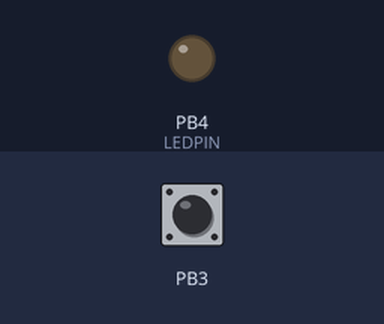
This sketch was run on a simulated ATtiny85, built with avr-gcc and run on an emulated ATtiny85. Shown: output pins drawn as LEDs (lit = HIGH). The test bench sets the inputs (shaded band); at power-on: PB3 LOW.

Above: at 1.2 s.
1.3 s: PB3 driven HIGH
At 2.3 s:
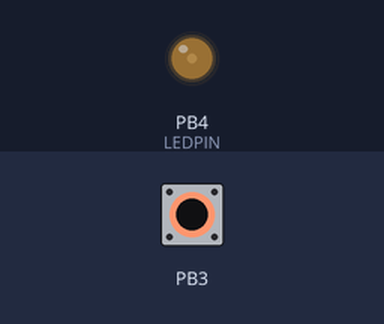
2.8 s: PB3 pulsed LOW 5 times (0.12 s each, 0.3 s apart)
At 3.07 s:
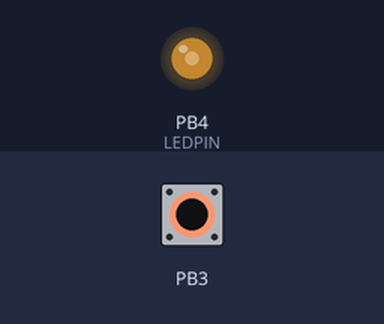
At 3.6 s:
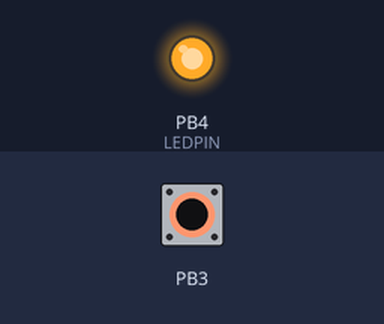
Timing chart, 0 to 5.8 s (numbered marks = the images above; inputs shaded):
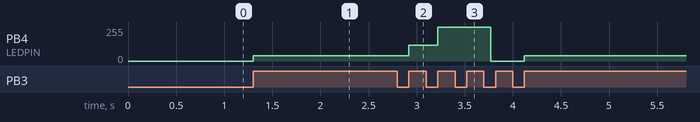

The sketch:

Code1.ino
```cpp
//Includes
#include <avr/io.h>
#include <avr/interrupt.h>

#define INTERRUPTPIN PCINT3 //this is PB1 per the schematic
#define PCINT_VECTOR PCINT0_vect  //this step is not necessary
#define DATADIRECTIONPIN DDB1 //Page 64 of data sheet
#define PORTPIN PB1 //Page 64
#define READPIN PINB1 //page 64
#define LEDPIN 4 //PB4

#define sbi(sfr, bit) (_SFR_BYTE(sfr) |= _BV(bit)) //OR
#define cbi(sfr, bit) (_SFR_BYTE(sfr) &= ~_BV(bit)) //AND

int LED = 4;
int Button = 3;
static volatile byte LEDState; //variable used within ISR must be declared Volatile.
bool Flash = LOW;
int State = 0;
/*
   0: off
   1: low
   2: med
   3: high
   4: 2Hz blink at low intensity
*/

unsigned long t1 = 0; //current time
unsigned long t2 = 0; // previous time

void setup() {
  cli();//disable interrupts during setup
  pinMode(LEDPIN, OUTPUT); //we can use standard arduino style for this as an example
  digitalWrite(LEDPIN, LOW); //set the LED to LOW
  LEDState = 0; //we use 0 for Low state and 1 for High
  PCMSK |= (1 << INTERRUPTPIN); //sbi(PCMSK,INTERRUPTPIN) also works but I think this is more clear // tell pin change mask to listen to pin2 /pb3 //SBI
  GIMSK |= (1 << PCIE);   // enable PCINT interrupt in the general interrupt mask //SBI

  DDRB &= ~(1 << DATADIRECTIONPIN); //cbi(DDRB, DATADIRECTIONPIN);//  set up as input  - pin2 clear bit  - set to zero
  PORTB |= (1 << PORTPIN); //cbi(PORTB, PORTPIN);// disable pull-up. hook up pulldown resistor. - set to zero
  sei(); //last line of setup - enable interrupts after setup


  //https://bigdanzblog.wordpress.com/2014/08/10/attiny85-wake-from-sleep-on-pin-state-change-code-example/
  // how to put attiny to sleep

}

void loop() {
    t1 = millis();
    switch (State) {
      case 0:
        analogWrite(LED, 0);
        break;
      case 1:
        analogWrite(LED, 40);
        break;
      case 2:
        analogWrite(LED, 120);
        break;
      case 3:
        analogWrite(LED, 255);
        break;
      case 4:
        if (t1 - t2 > 250) {
          Flash = !Flash;
          t2 = t1;
        }
        if (Flash) {
          analogWrite(LED, 255);
        }
        else {
          analogWrite(LED, 0);
        }
        break;
      default:
        analogWrite(LED, 0);
        break;
    }


}

ISR(PCINT0_vect) {
  // This will trigger on both rising and falling
  // need to read the state of the pin to tell if rising
  /*
    if (!digitalRead(Button)) {
    return;
    }
  */
  if (digitalRead(3)) {
    State = State + 1;
    if (State > 4) {
      State = 0;
    }
  }

}
```

Measured:
- after the input at 1.3 s, PB4 (LEDPIN): 0/255 → 40/255 at once
- after the input at 2.8 s, PB4 (LEDPIN): 40/255 → 120/255 after 0.12 s, → 255/255 0.30 s later, → 0/255 0.55 s later, → 40/255 0.35 s later
